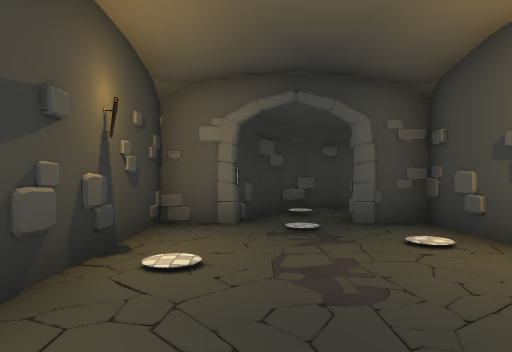
View 1 (above)

12 first-person views from a walk through a 3-D level made in the Unity game engine. The camera is 1.5 m above the floor, looks level and sees 70° across. The floor is counted in squares, 2 m on a side. Each view is taken from the middle of a square. On the plan, view 1 faces up. The plan holds only what a view shows up to about 11 squares ahead; the rest is blank. Door leaves are left out, so doorways stand open. Some surface patterns are stand-ins.

View 2
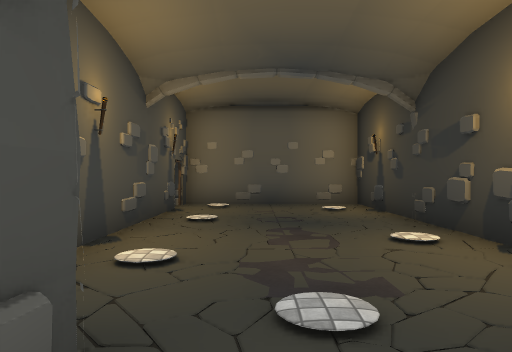

View 3
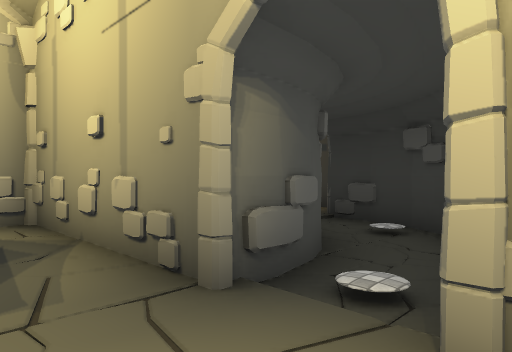

View 4
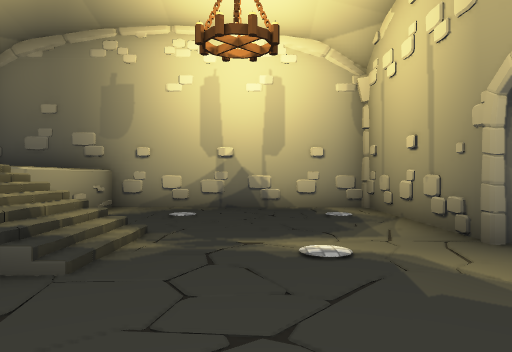

View 5
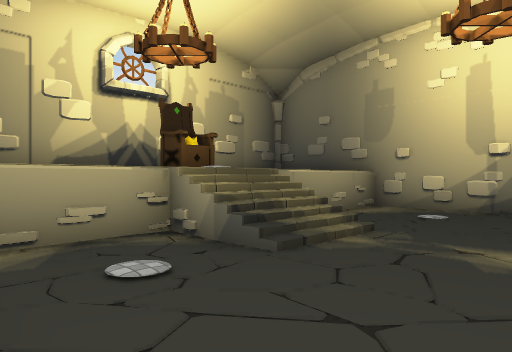

View 6
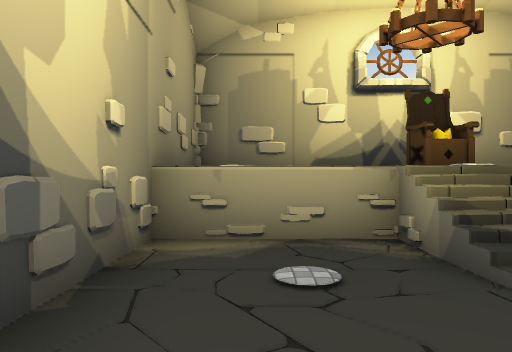

View 7
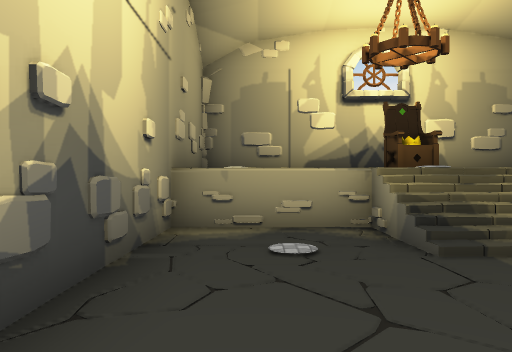

View 8
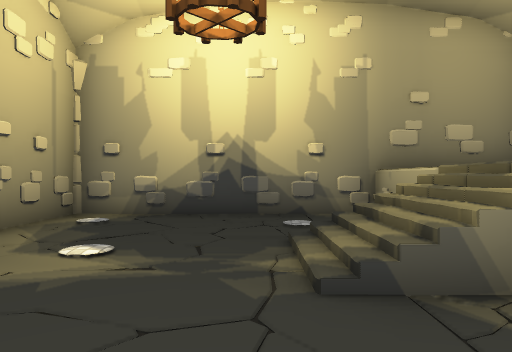

View 9
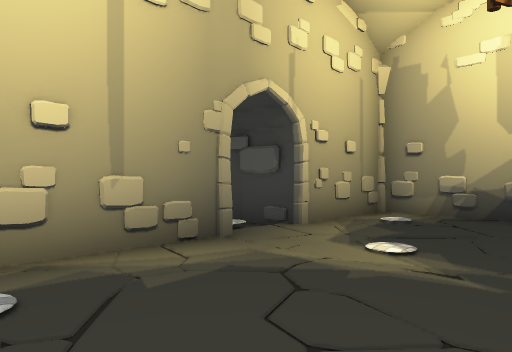

View 10
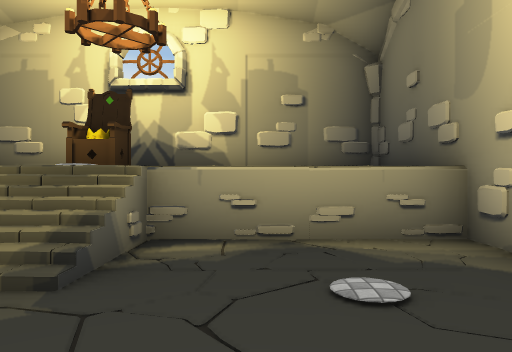

View 11
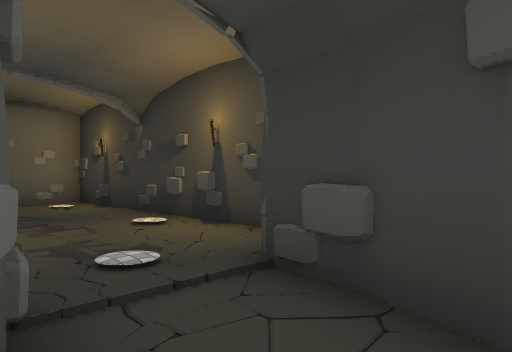

View 12
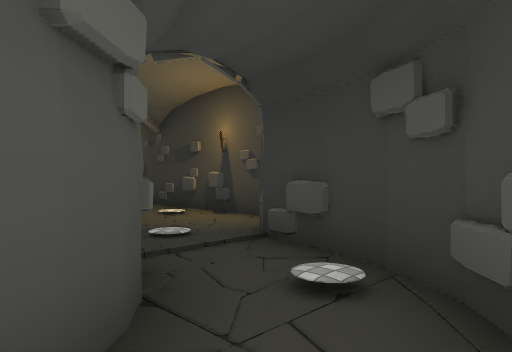

### Floor plan
Key: @ floor where view 1 was taken; # wall or solid block; . floor; / step, stairs or slope; D open door; T throne; O other object.
Columns run from 2 left of view 1 to 14 right of it. Each row starts with its distance up from view 1.
 13       ##########
 12       #......   #
 11       #......   #
 10     ###......   #
  9   ##../....//   #
  8   #..##....//TO #
  7  ##.###......   #
  6 ##DD###......   #
  5 #../.##......   #
  4 #.../##......   #
  3 #....############
  2 #....#
  1 #....#
  0 #.@..#
 -1 #....D
 -2 ######

Positions as (right, up) in squares from view 1, and headings:
1: (0, 0), facing up
2: (1, 7), facing down
3: (6, 10), facing down-left
4: (7, 12), facing down
5: (6, 12), facing down-right
6: (6, 11), facing right
7: (5, 11), facing right
8: (8, 5), facing up
9: (8, 5), facing up-left
10: (6, 6), facing right
11: (2, 8), facing down-left
12: (3, 9), facing down-left
